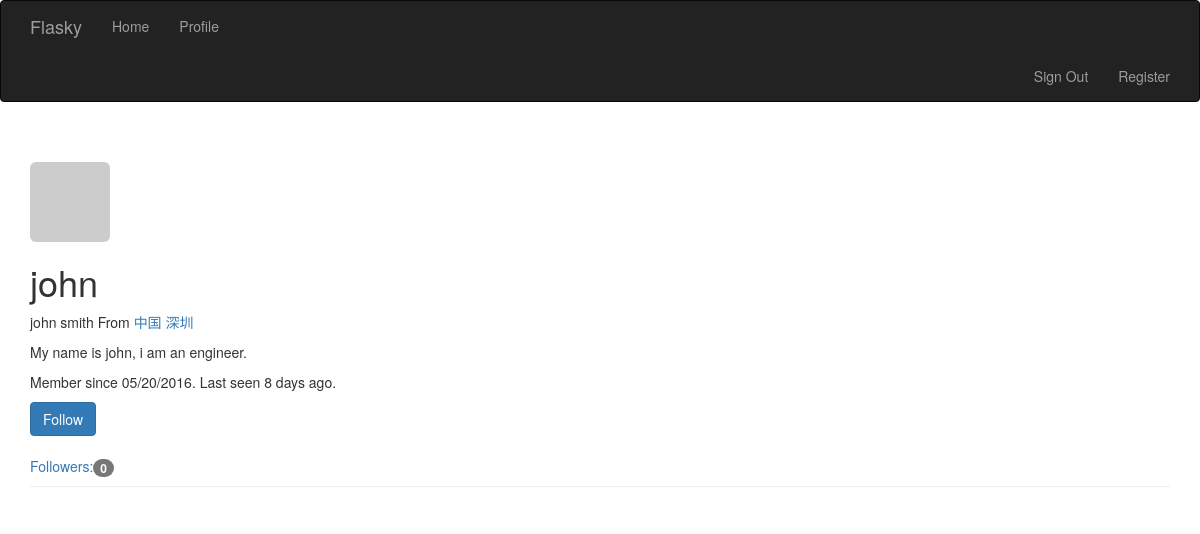
Page /user/john (signed in) on the earlier database version.
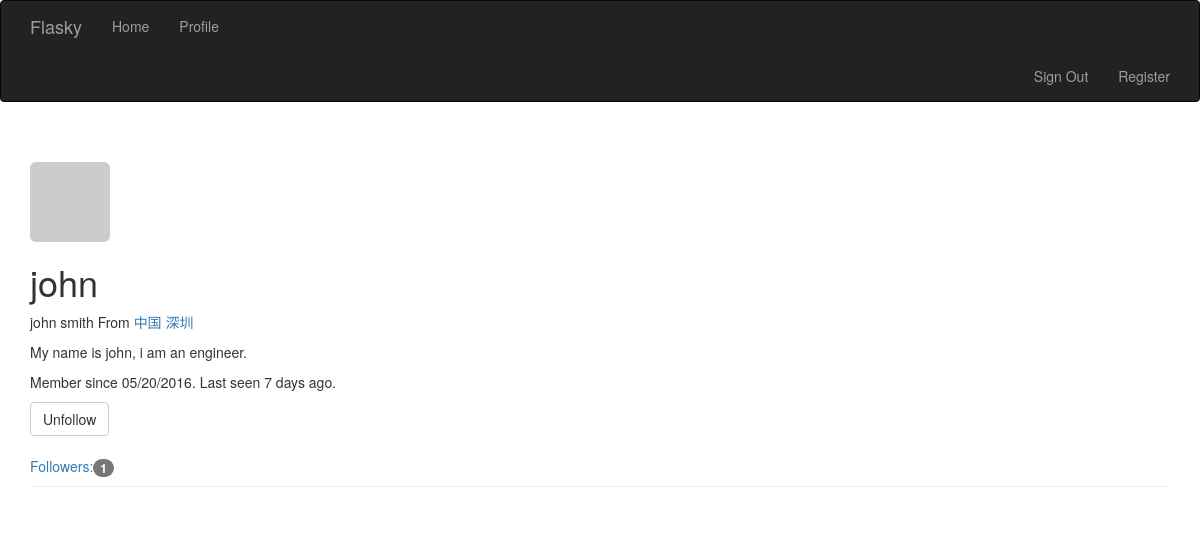
Same page on the later database version.
### app/models.py (models this page shows, shortened)
class User(UserMixin, db.Model):
    __tablename__ = 'users'
    id = db.Column(db.Integer, primary_key=True)
    email = db.Column(db.String(64), unique=True, index=True)
    username = db.Column(db.String(64), unique=True, index=True)
    password_hash = db.Column(db.String(128))
    role_id = db.Column(db.Integer, db.ForeignKey('roles.id'))
    confirmed = db.Column(db.Boolean, default=False)
    name = db.Column(db.String(64))
    location = db.Column(db.String(64))
    about_me = db.Column(db.Text())
    avatar_hash = db.Column(db.String(32))
    member_since = db.Column(db.DateTime(), default=datetime.datetime.utcnow)
    last_seen = db.Column(db.DateTime(), default=datetime.datetime.utcnow)
    posts = db.relationship('Post', backref='author', lazy='dynamic')
    followed = db.relationship('Follow',
                               foreign_keys=[Follow.follower_id],
                               backref=db.backref('follower', lazy='joined'),
                               lazy='dynamic',
                               cascade='all, delete-orphan')
    follower = db.relationship('Follow',
                               foreign_keys=[Follow.followed_id],
                               backref=db.backref('followed', lazy='joined'),
                               lazy='dynamic',
                               cascade='all, delete-orphan')
    @property
    def password(self):
        raise AttributeError('password is not a readable attribute')
    def can(self, permissions):
        return self.role is not None and \
            (self.role.permissions & permissions) == permissions
    def is_administrator(self):
        return self.can(Permission.ADMINISTER)
    def ping(self):
        self.last_seen = datetime.datetime.utcnow()
        db.session.add(self)
    def gravatar(self, size=100, default='identicon', rating='g'):
        if request.is_secure:
            url = 'https://secure.gravatar.com/avator'
        else:
            url = 'http://www.gravatar.com/avatar'
        hash = hashlib.md5(self.email.encode('utf-8')).hexdigest()
        return '{url}/{hash}?s={size}&d={default}&r={rating}'.format(
            url=url, hash=hash, size=size, default=default, rating=rating)
    def is_following(self, user):
        return self.followed.filter_by(
            followed_id=user.id).first() is not None

### app/main/views.py (the view)
@main.route('/user/<username>')
def user(username):
    user = User.query.filter_by(username=username).first()
    if user is None:
        abort(404)
    posts = user.posts.order_by(Post.timestamp.desc()).all()
    return render_template('user.html', user=user, posts=posts)

### app/auth/views.py (called while the page is built)
@auth.before_app_request
def before_request():
    if current_user.is_authenticated:
        current_user.ping()
        if current_user.confirmed and request.endpoint[:5] != 'auth.' and request.endpoint != 'static':
            return redirect(url_for('auth.unconfirmed'))

### app/main/__init__.py (called while the page is built)
@main.app_context_processor
def inject_permissions():
    return dict(Permission=Permission)

### app/models.py (called while the page is built)
@login_manager.user_loader
def load_user(user_id):
    return User.query.get(int(user_id))

### app/templates/user.html (shortened to what this page needs)
{% extends "base.html" %}
{% block page_content %}
<div class="page-header">
    <img class="img-rounded profile-thumbnail" src="{{ user.gravatar(size=256) }}">
    <h1> {{ user.username }} </h1>
    {% if user.name or user.location %}
    <p>
        {% if user.name %} {{ user.name }} {% endif %}
        {% if user.location %}
            From <a href="http://maps.baidu.com/?q={{ user.location }}">{{ user.location }}</a>
        {% endif %}
    </p>
    {% endif %}
    {% if user.about_me %}<p>{{ user.about_me }}</p>
    {% endif %}
    <p>
        Member since {{ moment(user.member_since).format('L') }}.
        Last seen {{ moment(user.last_seen).fromNow() }}.
    </p>
    {% if current_user.can(Permission.FOLLOW) and user != current_user %}
        {% if not current_user.is_following(user) %}
        <a href="{{ url_for('.follow', username=user.username) }}"
           class="btn btn-primary">Follow</a>
        {% else %}
        <a href="{{ url_for('.unfollow', username=user.username) }}"
           class="btn btn-default">Unfollow</a>
        {% endif %}
    {% endif %}
    <br /><br />
    <a href="{{ url_for('.followers', username=user.username) }}">
        Followers:<span class="badge">{{ user.follower.count() }}</span>
    </a>
</div>
{% endblock %}

### app/templates/base.html (shortened to what this page needs)
{% extends "bootstrap/base.html" %}
{% block navbar %}
<div class="navbar navbar-inverse" role="navigation">
    <div class="container">
        <div class="navbar-header">
            <a class="navbar-brand" href="/">Flasky</a>
        </div>
        <div class="navbar-collapse collapse">
            <ul class="nav navbar-nav">
                <li><a href="/">Home</a></li>
                {% if current_user.is_authenticated %}
                <li>
                    <a href="{{ url_for('main.user', username=current_user.username) }}">Profile</a>
                </li>
                {% endif %}
            </ul>
        </div>
        <div class="nav navbar-nav navbar-right">
            {% if current_user.is_authenticated %}
            <li><a href=" {{ url_for('auth.logout') }} ">Sign Out</a></li>
            {% else %}
            <li><a href="{{ url_for('auth.login') }}">Sign In</a> </li>
            {% endif %}
            <li><a href="{{ url_for('auth.register') }}">Register</a> </li>
        </div>
    </div>
</div>
{% endblock %}
{% block head %}
{{ super() }}
{% endblock %}
{% block content %}
<div class="container">
    {% block page_content %}
    {% endblock %}
</div>
{% endblock %}

Differences in the rows shown:
changed User "john": last_seen "8 days ago" → "7 days ago"
Other differences:
{{ user.follower.count() }}: "0" → "1"
text no longer shown: "Follow"
text now shown: "Unfollow"
